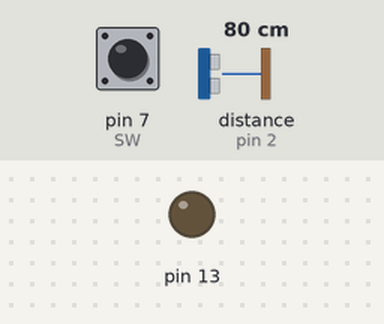
A sketch run on a simulated Arduino Uno, built with avr-gcc and run on an emulated ATmega328P. On the bench: output pins drawn as LEDs (lit = HIGH). Wiring (inferred from the names in the program): ultrasonic range finder: trigger pin 3; echo pin 2. The test bench sets the inputs (shaded band); at power-on: pin 7 (SW) HIGH, distance to the obstacle (sensor on pin 2) 80 cm. The echo pulse lasts 58.3 µs per cm; pins used as bus, display or sensor lines are not drawn; what the sketch prints to the serial monitor is not drawn.

Above: at 1.2 s.
1.3 s: pin 7 (SW) pulled LOW for 1 s
At 2.1 s:
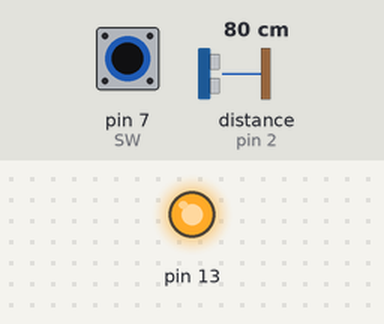
8.3 s: pin 7 (SW) pulled LOW for 0.15 s
At 9.0 s:
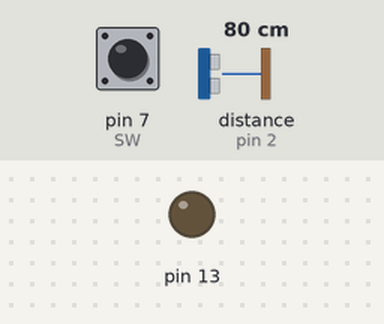
Timing chart, 0 to 11.3 s (numbered marks = the images above; inputs shaded):
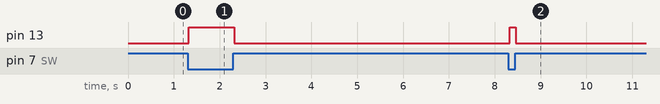

Measured:
- after the input at 1.3 s, pin 13: LOW → HIGH at once, → LOW 0.99 s later
- after the input at 8.3 s, pin 13: LOW → HIGH at once, → LOW 0.13 s later

The sketch:

Repezen.ino
```cpp
#include <SoftwareSerial.h>
#define echoPin 2 // Echo Pin
#define trigPin 3 // Trigger Pin
#define SW 7
SoftwareSerial mySerial(10, 11); // RX, TX
double Duration = 0; //受信した間隔
double Distance = 0; //距離
boolean flg=true;
void setup() {
  Serial.begin(9600);
  pinMode( echoPin, INPUT );
  pinMode( trigPin, OUTPUT );
  pinMode(SW, INPUT_PULLUP);
  pinMode(13,OUTPUT);
  // ソフトウェアシリアルの初期化
  mySerial.begin(9600);
}

void loop() {
  char c;
  String raw = "";

  digitalWrite(trigPin, LOW);
  delayMicroseconds(2);
  digitalWrite( trigPin, HIGH ); //超音波を出力
  delayMicroseconds( 10 ); //
  digitalWrite( trigPin, LOW );
  Duration = pulseIn( echoPin, HIGH ); //センサからの入力
  if (Duration > 0) {
    Duration = Duration/2; //往復距離を半分にする
    Distance = Duration*340*100/1000000; // 音速を340m/sに設定
    Serial.print("Distance:");
    Serial.print(Distance);
    Serial.println(" cm");
  }

  if(!digitalRead(SW)){
    mySerial.print("zikandayo.baibai.");
    mySerial.print("\r");
    digitalWrite(13,HIGH);
  }
  else{
    digitalWrite(13,LOW);
  }

  if(Distance<25&&flg){
    mySerial.print("kusaiyo.");
    mySerial.print("\r");
  }
  else if(Distance<45&&flg){
    mySerial.print("tikaiyo");
    mySerial.print("\r");
  }


  // 音声合成LSIからシリアルモニターへ
  while (mySerial.available() > 0) {
    char c = mySerial.read();
    raw += c;
    delay(5);
  }
  if (raw != "") {
    if (raw == ">") {
      Serial.println("> (この記号は準備OK)");
      flg=true;
    } else if (raw == "*") {
      Serial.println("* (この記号は発声中などBusy)");
      flg=false;
    } else {
      Serial.println(raw);
      flg=false;
    }
  }
}
```
